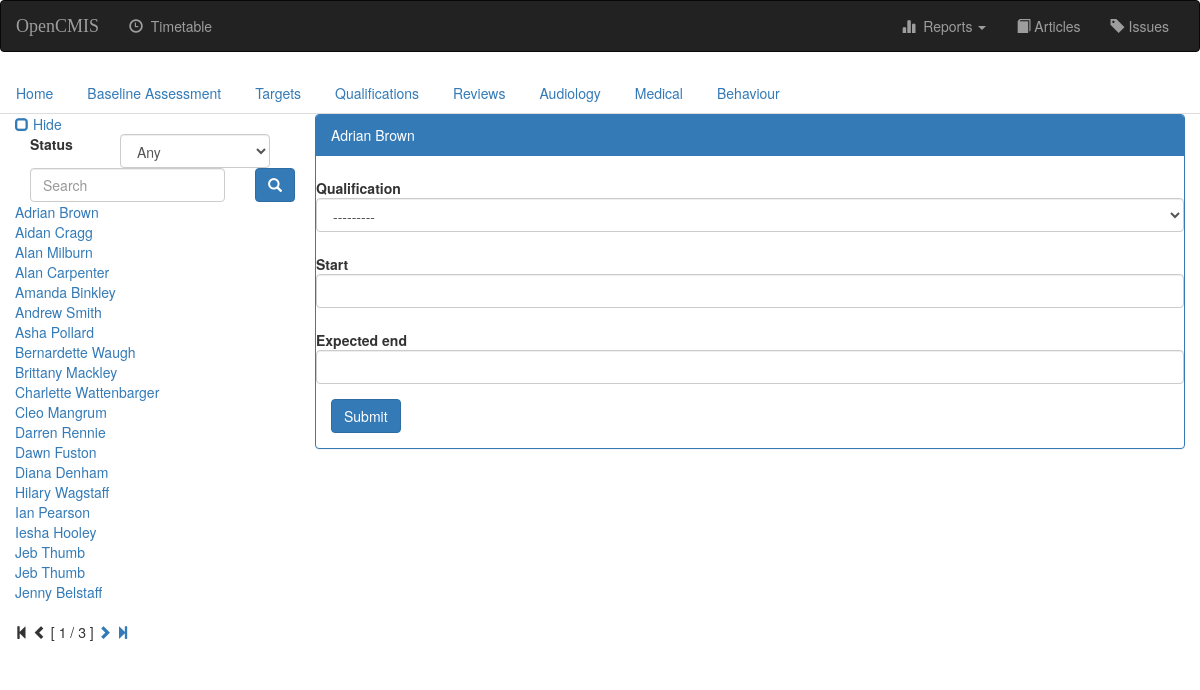
The page /opencmis/student/15/qualification/add/ on the database its author committed.
### opencmis/models.py (models this page shows, shortened)
class Student(models.Model):
    status = models.ForeignKey('Status', blank=False)
    title = models.ForeignKey('Title', blank=True)
    first_name = models.CharField(max_length=50, blank=False)
    last_name = models.CharField(max_length=30, blank=False)
    gender_choices = (('M', 'Male'), ('F', 'Female'))
    gender = models.CharField(max_length=1, choices=gender_choices, default='M')
    ethnicity = models.ForeignKey('Ethnicity', blank=True, null=True, on_delete=models.SET_NULL)
    date_of_birth = models.DateField(blank=False)
    ULN = models.CharField(max_length=10, blank=True)
    house = models.CharField(max_length=50, blank=True)
    road = models.CharField(max_length=50, blank=True)
    area = models.CharField(max_length=50, blank=True)
    town = models.CharField(max_length=50, blank=True)
    post_code = models.CharField(max_length=12, blank=True)
    photo = models.FileField(blank=True)
    def __str__(self):
        return '%s %s' % (self.first_name, self.last_name)
    class Meta:
        permissions = (
            ("view_student", "Can see students"),
        )

### opencmis/views.py (the view, shortened to what this page needs)
class StudentQualificationAdd(CreateView):
    model = StudentQualification
    fields = ['qualification', 'start', 'expected_end']
    def get_context_data(self, **kwargs):
        context = super(StudentQualificationAdd, self).get_context_data(**kwargs)
        context['index'] = index_context(self.request)
        context['tab'] = 'qualification'
        context['student'] = get_object_or_404(Student, pk=self.kwargs['student_id'])
        return context

### opencmis/models.py (called while the page is built)
    def __str__(self):
        return '%s: %s' % (self.LAR, self.title)

    def __str__(self):
        return self.status

### opencmis/templatetags/templates.py (called while the page is built)
@register.filter(name='add_css')
def add_css(field, css):
    return field.as_widget(attrs={"class": css})

### opencmis/templates/opencmis/studentqualification_form.html (shortened to what this page needs)
{% extends 'opencmis/student-base.html' %}
{% block body %}
<div class="panel panel-primary">
    <div class="panel-heading">{{ student }}</div>
    <div class="panel-body">
        <form class="form-horizontal" action="" method="post" enctype="multipart/form-data">
            {% include 'opencmis/form-template.html' %}
            <button type="submit" class="btn btn-primary">Submit</button>
        </form>
    </div>
</div>
{% endblock %}

### opencmis/templates/opencmis/student-base.html (shortened to what this page needs)
{% extends 'opencmis/base.html' %}
{% block submenu %}
{% if student != 'Nobody' %}
<ul class="nav nav-tabs">
    <li class="{% block home-active %}{% endblock %}"><a href="{% url 'opencmis:student-detail' student.id %}">Home</a></li>
    <li class="{% block baseline-active %}{% endblock %}"><a href="{% url 'opencmis:baseline' student.id %}">Baseline Assessment</a></li>
    <li class="{% block target-active %}{% endblock %}"><a href="#">Targets</a></li>
    <li class="{% block qualification-active %}{% endblock %}"><a href="{% url 'opencmis:student-qualification' student.id %}">Qualifications</a></li>
    <li class="{% block review-active %}{% endblock %}"><a href="#">Reviews</a></li>
    <li class="{% block audiology-active %}{% endblock %}"><a href="#">Audiology</a></li>
    <li class="{% block medical-active %}{% endblock %}"><a href="#">Medical</a></li>
    <li class="{% block behaviour-active %}{% endblock %}"><a href="{% url 'opencmis:behaviour-index' student.id %}">Behaviour</a></li>
</ul>
{% endif %}
{% endblock %}
{% block index %}
    <form id="searchform" action="" method="get" accept-charset="utf-8">
        <fieldset>
            <div class="form-group">
                <label class="col-xs-4 col-form-label" for="filter">Status</label>
                <div class="col-xs-8">
                    <select class="form-control" id = "filter" name="filter">
                        <option value="any">Any</option>
                    </select>
                </div>
                <div class="col-xs-10">
                    <input class="form-control" id="searchbox" name="q" type="text" placeholder="Search">
                </div>
                <div class="col-xs-2">
                    <button class="btn btn-primary" type="submit">
                        <span class="glyphicon glyphicon-search" aria-hidden="true"></span>
                    </button>
                </div>
            </div>
        </fieldset>
    </form>
    {% for i in index.index %}
    <a href="{% url 'opencmis:student-detail' i.id %}">{{i}}</a><br>
    {% empty %}
    <li>No people returned.</li>
    {% endfor %}
    {% if index.index.paginator.num_pages != 1 %}
    <div class="pagination">
        <span class="step-links">
            {% if index.index.has_previous %}
                <a href="?page=1">
                    <span class="glyphicon glyphicon-step-backward" aria-hidden="true"></span>
                </a>
                <a href="?page={{ index.index.previous_page_number }}">
                    <span class="glyphicon glyphicon-chevron-left" aria-hidden="true"></span>
                </a>
            {% else %}
                <span class="glyphicon glyphicon-step-backward" aria-hidden="true"></span>
                <span class="glyphicon glyphicon-chevron-left" aria-hidden="true"></span>
            {% endif %}
            <span class="current">
                [ {{ index.index.number }} / {{ index.index.paginator.num_pages }} ]
            </span>
            {% if index.index.has_next %}
                <a href="?page={{ index.index.next_page_number }}">
                    <span class="glyphicon glyphicon-chevron-right" aria-hidden="true"></span>
                </a>
                <a href="?page={{ index.index.paginator.num_pages }}">
                    <span class="glyphicon glyphicon-step-forward" aria-hidden="true"></span>
                </a>
            {% else %}
                <span class="glyphicon glyphicon-chevron-right" aria-hidden="true"></span>
                <span class="glyphicon glyphicon-step-forward" aria-hidden="true"></span>
            {% endif %}
        </span>
    </div>
    {% endif %}
{% endblock %}

### rows shown on the page
Student: first_name+last_name "Adrian Brown"
Student: first_name+last_name "Aidan Cragg"
Student: first_name+last_name "Alan Milburn"
Student: first_name+last_name "Alan Carpenter"
Student: first_name+last_name "Amanda Binkley"
Student: first_name+last_name "Andrew Smith"
Student: first_name+last_name "Asha Pollard"
Student: first_name+last_name "Bernardette Waugh"
Student: first_name+last_name "Brittany Mackley"
Student: first_name+last_name "Charlette Wattenbarger"
Student: first_name+last_name "Cleo Mangrum"
Student: first_name+last_name "Darren Rennie"
Student: first_name+last_name "Dawn Fuston"
Student: first_name+last_name "Diana Denham"
Student: first_name+last_name "Hilary Wagstaff"
Student: first_name+last_name "Ian Pearson"
Student: first_name+last_name "Iesha Hooley"
Student: first_name+last_name "Jeb Thumb"
Student: first_name+last_name "Jeb Thumb"
Student: first_name+last_name "Jenny Belstaff"

### other values the page prints
{{ index.index.number }} "1"
{{ index.index.paginator.num_pages }} "3"
{{ field.label }} "Qualification" "Start" "Expected end"
